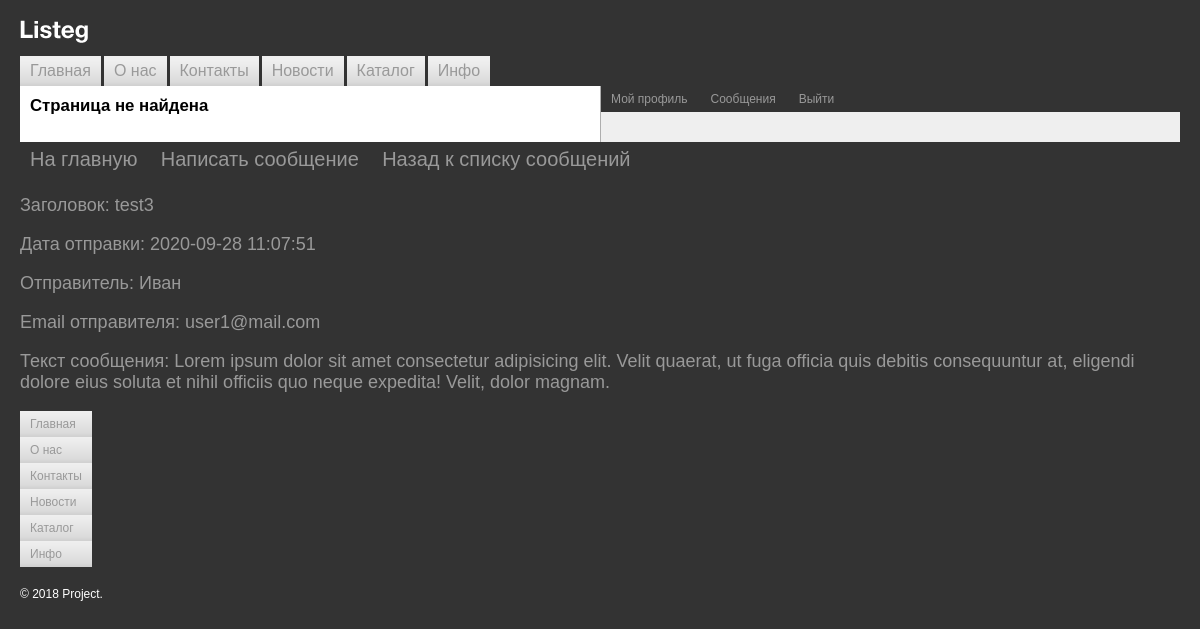
/posts/message.php?id=9 (signed in), run on the app's committed database.
### tables this page shows
CREATE TABLE `messages` (
  `id` int NOT NULL AUTO_INCREMENT,
  `title` varchar(45) DEFAULT NULL,
  `text` text,
  `date` timestamp NOT NULL DEFAULT CURRENT_TIMESTAMP,
  `sender` int NOT NULL,
  `recepient` int NOT NULL,
  `section_id` int DEFAULT NULL,
  `read` tinyint(1) NOT NULL DEFAULT '0',
  PRIMARY KEY (`id`),
  UNIQUE KEY `id_UNIQUE` (`id`),
  KEY `c_secstion_id_idx` (`section_id`) /*!80000 INVISIBLE */,
  KEY `c_sender` (`sender`),
  KEY `c_recepient_idx` (`recepient`),
  CONSTRAINT `c_recepient` FOREIGN KEY (`recepient`) REFERENCES `users` (`id`),
  CONSTRAINT `c_section_id` FOREIGN KEY (`section_id`) REFERENCES `sections` (`id`),
  CONSTRAINT `c_sender` FOREIGN KEY (`sender`) REFERENCES `users` (`id`)
);

CREATE TABLE `users` (
  `id` int NOT NULL AUTO_INCREMENT,
  `login` varchar(255) NOT NULL,
  `password` varchar(255) NOT NULL,
  `name` varchar(255) NOT NULL,
  `email` varchar(255) NOT NULL,
  `phone` varchar(20) NOT NULL,
  `register_date` timestamp NOT NULL DEFAULT CURRENT_TIMESTAMP,
  `active` tinyint(1) NOT NULL DEFAULT '0',
  `agreed` tinyint(1) NOT NULL DEFAULT '0',
  PRIMARY KEY (`id`),
  UNIQUE KEY `id_UNIQUE` (`id`) /*!80000 INVISIBLE */,
  KEY `c_name_idx` (`name`)
);

### include/messages.php (called while the page is built, shortened)
<?php
function getOpenMessage() {
    if (isset($_GET['id'])) {
        $id = mysqli_real_escape_string(getConnection(), $_GET['id']);
    }
    $getInfoMessage = mysqli_query(
    getConnection(),
    "SELECT m.title, m.date, m.sender, m.text, u.name, u.email FROM messages AS m
    LEFT JOIN users AS u ON m.sender = u.id
    WHERE m.id = $id;"
    );
    $openMessage = mysqli_fetch_assoc($getInfoMessage);
    return $openMessage;
}
function openMessage($array) {
    include($_SERVER['DOCUMENT_ROOT'] . '/templates/openMessage.php');
}

### include/connection.php (called while the page is built)
<?php
function getConnection() {
    $host = 'localhost';
    $user = 'root';
    $password = 'root';
    $dbname = 'task_manager';
    static $db;
    if (empty($db)) {
        $db = mysqli_connect($host, $user, $password, $dbname) or die('Ошибка соединения');
    }
    return $db;
}

### templates/openMessage.php (the view)
<div class="open-message">
        <p>Заголовок: <?= $array['title'] ?></p>
        <p>Дата отправки: <?= $array['date'] ?></p>
        <p>Отправитель: <?= $array['name'] ?></p>
        <p>Email отправителя: <?= $array['email'] ?></p>
        <p>Текст сообщения: <?= $array['text'] ?></p>
</div>

### styles/styles.css (style rules this page uses)
body { background: #333333; padding: 20px; margin: 0; color: #000000; font-family: Arial, Helvetica, sans-serif; font-size: 12px; }
div { border: none; font-size: 1em; }
.open-message { font-size: 18px; color: #999999; }

### data on the page
messages: title "test3", date "2020-09-28 11:07:51", sender.name "Иван", sender.email "user1@mail.com", text "Lorem ipsum dolor sit amet consectetur adipisicing elit. Velit quaerat, ut fuga officia quis debitis consequuntur at, eligendi dolore eius soluta et nihil officiis quo neque expedita! Velit, dolor magnam."

### other printed values
cutString($menuItem['title']) "Главная"
cutString($menuItem['title']) "О нас"
cutString($menuItem['title']) "Контакты"
cutString($menuItem['title']) "Новости"
cutString($menuItem['title']) "Каталог"
cutString($menuItem['title']) "Инфо"
pageTitle($menu) "Страница не найдена"
